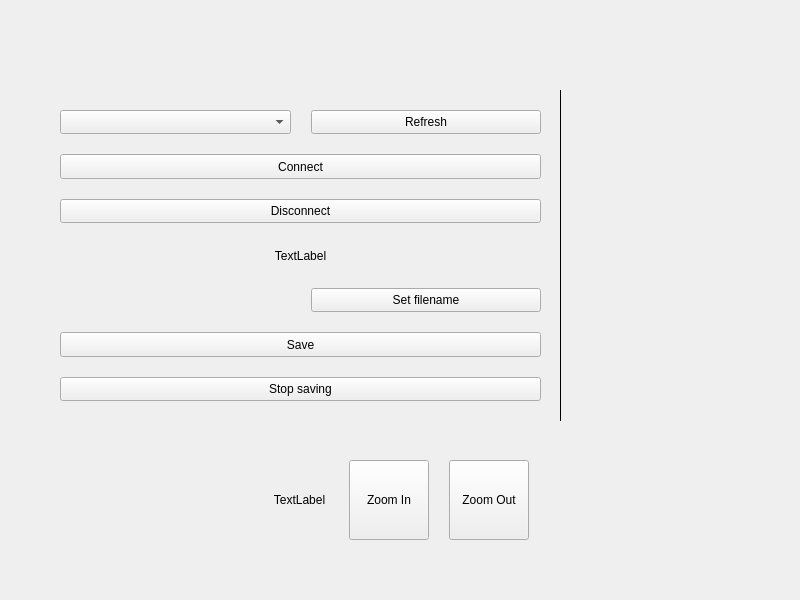
<?xml version="1.0" encoding="UTF-8"?>
<ui version="4.0">
 <class>MainWindow</class>
 <widget class="QMainWindow" name="MainWindow">
  <property name="geometry">
   <rect>
    <x>0</x>
    <y>0</y>
    <width>800</width>
    <height>600</height>
   </rect>
  </property>
  <property name="windowTitle">
   <string>MainWindow</string>
  </property>
  <widget class="QWidget" name="centralwidget">
   <widget class="QWidget" name="verticalWidget" native="true">
    <property name="geometry">
     <rect>
      <x>40</x>
      <y>90</y>
      <width>521</width>
      <height>331</height>
     </rect>
    </property>
    <property name="styleSheet">
     <string notr="true">#verticalWidget{
border-right: 1px solid black;
}</string>
    </property>
    <layout class="QVBoxLayout" name="verticalLayout">
     <property name="spacing">
      <number>20</number>
     </property>
     <property name="leftMargin">
      <number>20</number>
     </property>
     <property name="topMargin">
      <number>20</number>
     </property>
     <property name="rightMargin">
      <number>20</number>
     </property>
     <property name="bottomMargin">
      <number>20</number>
     </property>
     <item>
      <layout class="QHBoxLayout" name="horizontalLayout">
       <item>
        <widget class="QComboBox" name="comboBox_portName">
         <property name="sizePolicy">
          <sizepolicy hsizetype="Preferred" vsizetype="Minimum">
           <horstretch>0</horstretch>
           <verstretch>0</verstretch>
          </sizepolicy>
         </property>
        </widget>
       </item>
       <item>
        <widget class="QPushButton" name="pushButtonRefresh">
         <property name="sizePolicy">
          <sizepolicy hsizetype="Minimum" vsizetype="Minimum">
           <horstretch>0</horstretch>
           <verstretch>0</verstretch>
          </sizepolicy>
         </property>
         <property name="text">
          <string>Refresh</string>
         </property>
        </widget>
       </item>
      </layout>
     </item>
     <item>
      <widget class="QPushButton" name="pushButtonConnect">
       <property name="sizePolicy">
        <sizepolicy hsizetype="Minimum" vsizetype="Minimum">
         <horstretch>0</horstretch>
         <verstretch>0</verstretch>
        </sizepolicy>
       </property>
       <property name="text">
        <string>Connect</string>
       </property>
      </widget>
     </item>
     <item>
      <widget class="QPushButton" name="pushButtonStop">
       <property name="sizePolicy">
        <sizepolicy hsizetype="Minimum" vsizetype="Minimum">
         <horstretch>0</horstretch>
         <verstretch>0</verstretch>
        </sizepolicy>
       </property>
       <property name="text">
        <string>Disconnect</string>
       </property>
      </widget>
     </item>
     <item>
      <widget class="QLabel" name="label_connetion">
       <property name="text">
        <string>TextLabel</string>
       </property>
       <property name="alignment">
        <set>Qt::AlignCenter</set>
       </property>
      </widget>
     </item>
     <item>
      <layout class="QHBoxLayout" name="horizontalLayout_2">
       <item>
        <widget class="QLabel" name="labelFilePath">
         <property name="text">
          <string/>
         </property>
         <property name="alignment">
          <set>Qt::AlignCenter</set>
         </property>
        </widget>
       </item>
       <item>
        <widget class="QPushButton" name="pushButtonChange">
         <property name="sizePolicy">
          <sizepolicy hsizetype="Minimum" vsizetype="Minimum">
           <horstretch>0</horstretch>
           <verstretch>0</verstretch>
          </sizepolicy>
         </property>
         <property name="text">
          <string>Set filename</string>
         </property>
        </widget>
       </item>
      </layout>
     </item>
     <item>
      <widget class="QPushButton" name="pushButtonSave">
       <property name="sizePolicy">
        <sizepolicy hsizetype="Minimum" vsizetype="Minimum">
         <horstretch>0</horstretch>
         <verstretch>0</verstretch>
        </sizepolicy>
       </property>
       <property name="text">
        <string>Save</string>
       </property>
      </widget>
     </item>
     <item>
      <widget class="QPushButton" name="pushButtonStopSaving">
       <property name="sizePolicy">
        <sizepolicy hsizetype="Minimum" vsizetype="Minimum">
         <horstretch>0</horstretch>
         <verstretch>0</verstretch>
        </sizepolicy>
       </property>
       <property name="text">
        <string>Stop saving</string>
       </property>
      </widget>
     </item>
    </layout>
   </widget>
   <widget class="QWidget" name="horizontalWidget" native="true">
    <property name="geometry">
     <rect>
      <x>270</x>
      <y>460</y>
      <width>259</width>
      <height>80</height>
     </rect>
    </property>
    <layout class="QHBoxLayout" name="horizontalLayout_3">
     <property name="spacing">
      <number>20</number>
     </property>
     <property name="leftMargin">
      <number>0</number>
     </property>
     <property name="topMargin">
      <number>0</number>
     </property>
     <property name="rightMargin">
      <number>0</number>
     </property>
     <property name="bottomMargin">
      <number>0</number>
     </property>
     <item>
      <widget class="QLabel" name="label_samples">
       <property name="sizePolicy">
        <sizepolicy hsizetype="Preferred" vsizetype="Minimum">
         <horstretch>0</horstretch>
         <verstretch>0</verstretch>
        </sizepolicy>
       </property>
       <property name="text">
        <string>TextLabel</string>
       </property>
       <property name="alignment">
        <set>Qt::AlignCenter</set>
       </property>
      </widget>
     </item>
     <item>
      <widget class="QPushButton" name="pushButtonZoomIn">
       <property name="sizePolicy">
        <sizepolicy hsizetype="Minimum" vsizetype="Minimum">
         <horstretch>0</horstretch>
         <verstretch>0</verstretch>
        </sizepolicy>
       </property>
       <property name="text">
        <string>Zoom In</string>
       </property>
      </widget>
     </item>
     <item>
      <widget class="QPushButton" name="pushButtonZoomOut">
       <property name="sizePolicy">
        <sizepolicy hsizetype="Minimum" vsizetype="Minimum">
         <horstretch>0</horstretch>
         <verstretch>0</verstretch>
        </sizepolicy>
       </property>
       <property name="text">
        <string>Zoom Out</string>
       </property>
      </widget>
     </item>
    </layout>
   </widget>
  </widget>
 </widget>
 <resources/>
 <connections/>
</ui>
